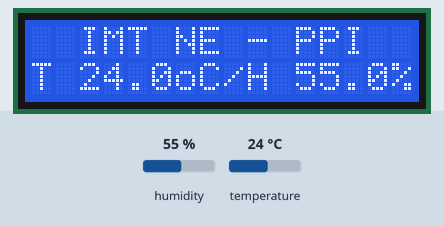
A sketch run on a simulated Arduino Uno, built with avr-gcc and run on an emulated ATmega328P. On the bench: 16×2 character LCD. The test bench sets the inputs (shaded band); at power-on: humidity 55 %, temperature 24 °C.

Above: at 1.2 s.
1.3 s: humidity set to 22 %
At 3.3 s:
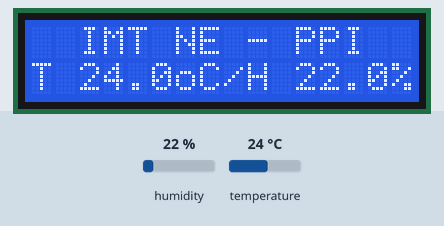
4.0 s: temperature set to 12 °C
At 4.5 s:
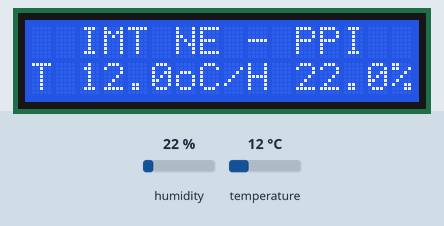
6.7 s: humidity set to 40 %
At 9.1 s:
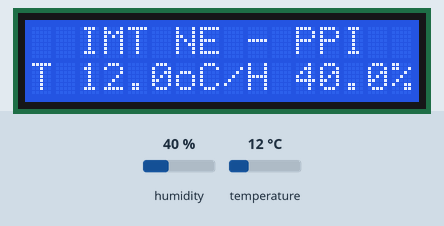
9.6 s: temperature set to 19 °C
At 11.4 s:
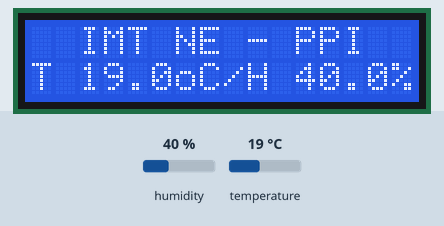
Timing chart, 0 to 12.9 s (numbered marks = the images above; inputs shaded):
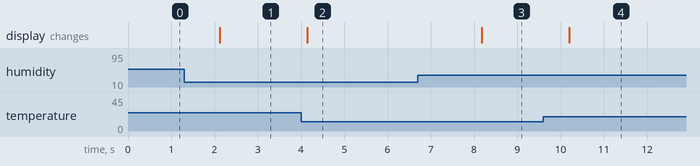

The sketch:

lcd_i2c_dht22.ino
```cpp
// LCD 16x2 I2C + DHT22 : affichage température et humidité
#include <LiquidCrystal_AIP31068_I2C.h>
#include <DHT.h>

#define PIN_DHT A0

LiquidCrystal_AIP31068_I2C lcd(0x3E, 16, 2);
DHT dht(PIN_DHT, DHT22);

void setup()
{
  lcd.init();
  dht.begin();
  lcd.setCursor(2, 0);
  lcd.print("IMT NE - PPI");
}

void loop()
{
  float t = dht.readTemperature();
  float h = dht.readHumidity();

  if (!isnan(t) && !isnan(h))
  {
    lcd.setCursor(0, 1);
    lcd.print("T ");
    lcd.print(t, 1); // 1 décimale
    lcd.print("oC/H ");
    lcd.print(h, 1);
    lcd.print("%");
  }

  delay(2000);
}
```

Measured:
- after the input at 1.3 s, the display: changes after 0.82 s (image 1)
- after the input at 4.0 s, the display: changes after 0.14 s (image 2)
- after the input at 6.7 s, the display: changes after 1.5 s (image 3)
- after the input at 9.6 s, the display: changes after 0.60 s (image 4)
